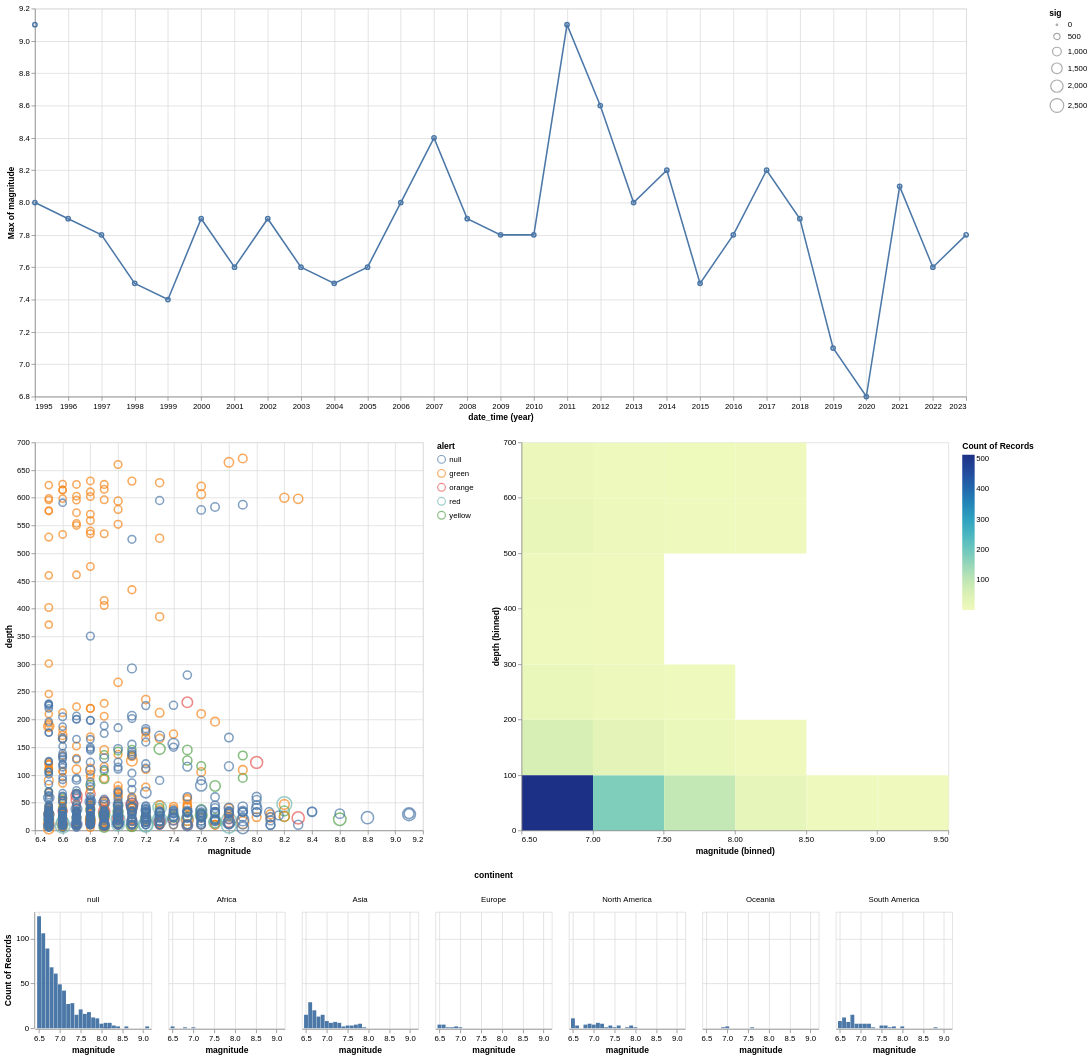

The cell this chart's notebook holds for it:
### Markdown cell above
## Ejercicio 5

### Code cell
(grafico2 & (grafico1 | grafico3) & grafico4)

### Figure 1 — Vega-Lite specification as saved in the notebook (floating-point values rounded to 4 significant figures; data arrays with more than 128 entries replaced by an {"elided": "..."} marker saying what was removed)
{"config": {"view": {"continuousWidth": 300, "continuousHeight": 300}}, "vconcat": [{"layer": [{"mark": {"type": "line"}, "encoding": {"x": {"field": "date_time", "timeUnit": "year", "type": "temporal"}, "y": {"aggregate": "max", "field": "magnitude", "scale": {"zero": false}, "type": "quantitative"}}}, {"mark": {"type": "point"}, "encoding": {"x": {"field": "date_time", "timeUnit": "year", "type": "temporal"}, "y": {"aggregate": "max", "field": "magnitude", "scale": {"zero": false}, "type": "quantitative"}}}], "height": 500, "width": 1200}, {"hconcat": [{"mark": {"type": "point"}, "encoding": {"color": {"field": "alert", "type": "nominal"}, "size": {"field": "sig", "type": "quantitative"}, "tooltip": [{"field": "title", "type": "nominal"}, {"field": "magnitude", "type": "quantitative"}, {"field": "location", "type": "nominal"}], "x": {"field": "magnitude", "scale": {"zero": false}, "type": "quantitative"}, "y": {"field": "depth", "type": "quantitative"}}, "height": 500, "width": 500}, {"mark": {"type": "rect"}, "encoding": {"color": {"aggregate": "count", "type": "quantitative"}, "x": {"bin": {}, "field": "magnitude", "type": "quantitative"}, "y": {"bin": {}, "field": "depth", "type": "quantitative"}}, "height": 500, "transform": [{"filter": "datum.sig > 500"}], "width": 550}]}, {"mark": {"type": "bar"}, "encoding": {"column": {"field": "continent", "type": "nominal"}, "x": {"field": "magnitude", "type": "quantitative"}, "y": {"aggregate": "count", "type": "quantitative"}}, "height": 150, "transform": [{"filter": "datum.continent !=\"null\""}], "width": 150}], "data": {"name": "data-2451fc0f1b2f7bd699936750164dcbbc"}, "$schema": "https://vega.github.io/schema/vega-lite/v5.15.1.json", "datasets": {"data-2451fc0f1b2f7bd699936750164dcbbc": {"elided": "1000 records"}}}
